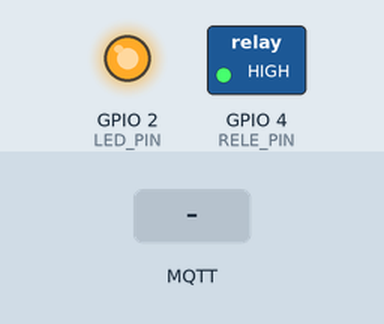
Simulated run of this sketch. Board: ESP8266 (NodeMCU). Shown: switched loads named in the sketch (green lamp = pin HIGH), output pins drawn as LEDs (lit = HIGH). Inputs (shaded band) come from the test bench. WiFi joins after 1.5 s; servers stay silent unless stated; no MQTT or app messages arrive unless stated; what the sketch prints to the serial monitor is not drawn.

Above: at 2.7 s.
2.8 s: MQTT message "1" arrives on the first subscribed topic
At 4.0 s:
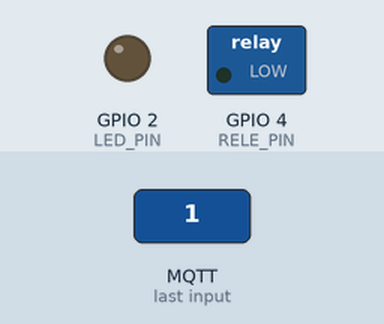
4.3 s: MQTT message "0" arrives on the first subscribed topic
At 5.3 s:
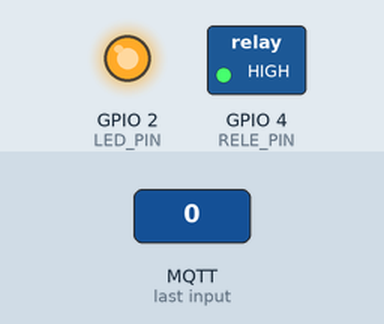
Timing chart, 0 to 7.3 s (numbered marks = the images above; inputs shaded):
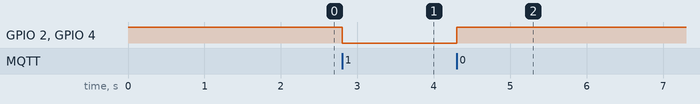

The sketch:

SCRIPT_RELE_copy_20250317094049.ino
```cpp
#include <ESP8266WiFi.h>
#include <PubSubClient.h>
#define LED_PIN 2
#define RELE_PIN 4

const char* ssid = "cunori";
const char* pasword = "cunori12";


const char* mqtt_server = "192.168.100.108";
const int mqtt_port = 1883;

WiFiClient espClient;
PubSubClient client(espClient);

void callback(char* TOPIC, byte* payload, unsigned int lenght){

  Serial.print("⚠️⚠️⚠️Orden recibida⚠️⚠️⚠️{");
  Serial.print(TOPIC);
  Serial.print("}");
  String Message;
  for(int i = 0 ; i < lenght ; i++){

    Message+= (char)payload[i];

  }
  Serial.println(Message);

  if(Message == "1"){

    digitalWrite(LED_PIN,LOW);
    digitalWrite(RELE_PIN, LOW);

  }else if(Message == "0"){

    digitalWrite(LED_PIN,HIGH);
    digitalWrite(RELE_PIN,HIGH);

  }

}

void setup_wifi(){
  delay(10);
  Serial.println("Conectando a red espere... ^_^r");
  WiFi.begin(ssid, pasword);

  while(WiFi.status() != WL_CONNECTED){

    delay(500);
    Serial.print("🗪....");
  }

  Serial.println(" Conectado ^_^ ..!");

}

void reconnect(){
  while(!client.connected()){
    Serial.print("Conectando a MQTT...");
    if(client.connect("Raul")){

      Serial.print(" Conectado ^_^ ..!");
      client.subscribe("Control");
    }else{
      Serial.print("Fallo 0.0, rc=");
      Serial.print(client.state());
      Serial.println(" Reintentando,Tiempo estimado: 5 seg....");
      delay(5000);
    }
  }
}

void setup(){
  Serial.begin(9600);

  pinMode(2,OUTPUT);
  digitalWrite(LED_PIN,HIGH);

  pinMode(RELE_PIN, OUTPUT);
  digitalWrite(RELE_PIN,HIGH);
  setup_wifi();
  client.setServer(mqtt_server,mqtt_port);
  client.setCallback(callback);
}

void loop(){
if(!client.connected()){

  reconnect();
}
  client.loop();
}
```

Measured:
- after the input at 2.8 s, GPIO 2 (LED_PIN), GPIO 4 (RELE_PIN): HIGH → LOW at once
- after the input at 4.3 s, GPIO 2 (LED_PIN), GPIO 4 (RELE_PIN): LOW → HIGH at once
